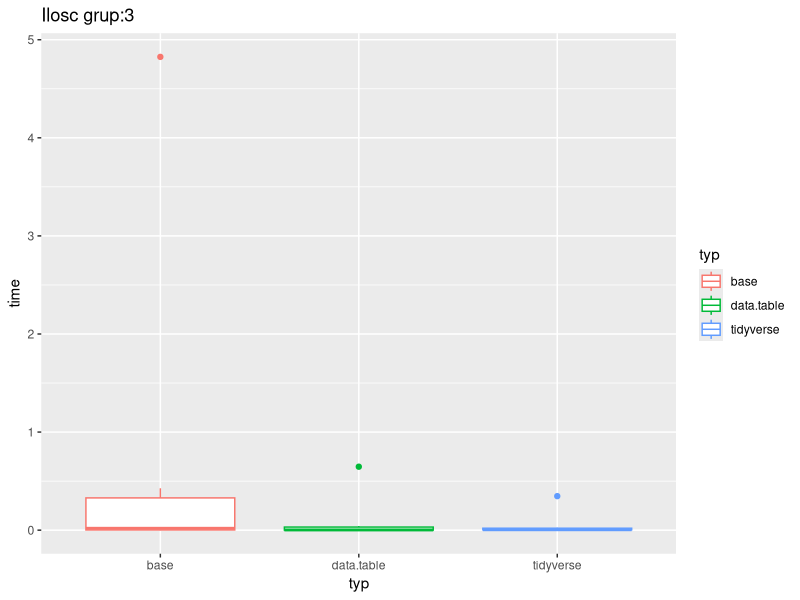
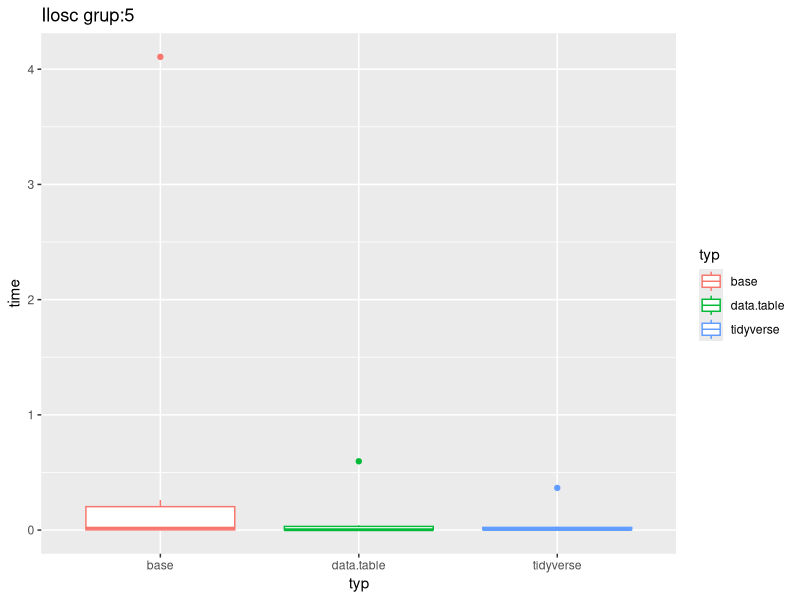
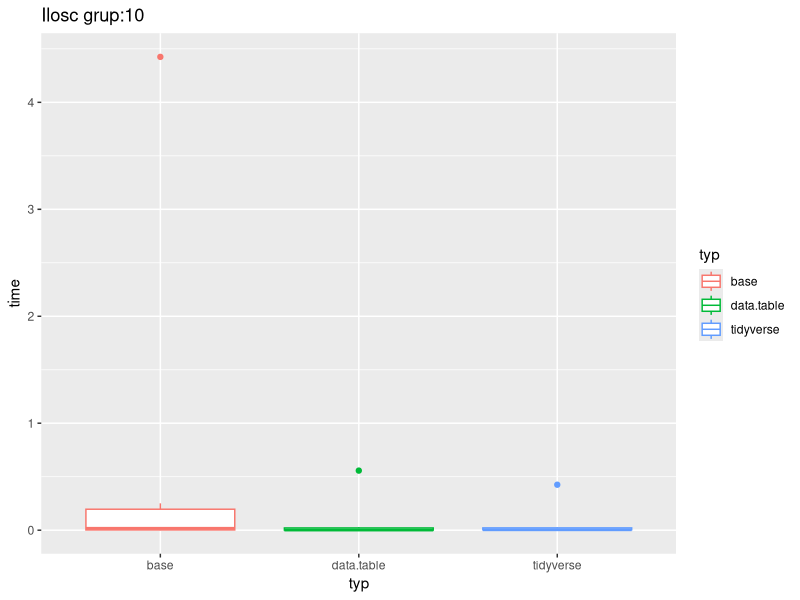
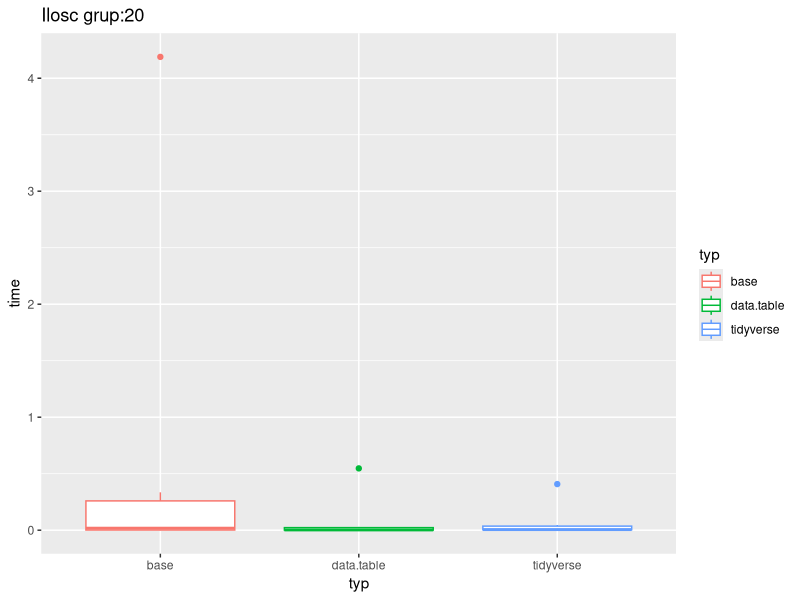

The R script that drew these images, in order:
library(data.table)
library(tidyverse)
library(ggplot2)


benchmark_show <- function(n, G)
{
  
  df <- data.frame(Y = sample(1:n, n), W = sample(1:n, n), Z = sample(1:n, n), X = sample(LETTERS[1:G], n, replace = T))
  tb <- as_tibble(df)
  dt <- as.data.table(df)
  print("Data frame:")
  print(system.time(aggregate(df[,1:3], list(df$X), mean)))
  print("Tibble:")
  print(system.time(tb %>% group_by(X) %>% summarise(mean(Y), mean(W), mean(Z))))
  print("Data table")
  print(system.time(dt[,.(mean(Y), mean(W), mean(Z)), by = X]))
}

benchmark_show(1e7, 20)


benchmark_plot <- function()
{
  #data <- data.frame(time = 0, n = rep(c(1e2, 1e3, 1e4, 1e5, 1e6, 1e7), 12), group = rep(c(3, 5, 10, 20), rep(18, 4)), typ = rep(c("base", "tidyverse", "data.table"), 72))
  data <- data.frame(time = 0, n = 0, group = 0, typ = "a")
  
  for(N in c(1e2, 1e3, 1e4, 1e5, 1e6, 1e7))
  {
    print(N)
    for(G in c(3, 5, 10, 20))
    {
      df <- data.frame(Y = sample(1:N, N), W = sample(1:N, N), Z = sample(1:N, N), X = sample(LETTERS[1:G], N, replace = T))
      tb <- as_tibble(df)
      dt <- as.data.table(df)
      # data %>% 
      #   mutate(time=replace(time , n == N & group == G & typ == "base", system.time(aggregate(df[,1:3], list(df$X), mean))[3])) %>%
      #   as.data.frame()
      data <- rbind(data, data.frame(time = system.time(aggregate(df[,1:3], list(df$X), mean))[3], n = N, group = G, typ ="base"))
      
      # data %>% 
      #   mutate(time=replace(time , n == N & group == G & typ == "tidyverse",system.time(tb %>% group_by(X) %>% summarise(mean(Y), mean(W), mean(Z)))[3])) %>%
      #   as.data.frame()
      data <- rbind(data, data.frame(time = system.time(tb %>% group_by(X) %>% summarise(mean(Y), mean(W), mean(Z)))[3], n = N, group = G, typ ="tidyverse"))
      # data %>% 
      #   mutate(time=replace(time , n == N & group == G & typ == "data.table", system.time(dt[,.(mean(Y), mean(W), mean(Z)), by = X])[3])) %>%
      #   as.data.frame()
      data <- rbind(data, data.frame(time = system.time(dt[,.(mean(Y), mean(W), mean(Z)), by = X])[3], n = N, group = G, typ ="data.table"))
    }
  }

  return(data)
}
data <- benchmark_plot()
data <- data[-1,]
row.names(data) <- NULL

ggplot(data %>% filter(group == 3)) + geom_boxplot(aes(x=typ, y=time, col=typ)) + ggtitle(paste0("Ilosc grup:", 3))
ggplot(data %>% filter(group == 5)) + geom_boxplot(aes(x=typ, y=time, col=typ)) + ggtitle(paste0("Ilosc grup:", 5))
ggplot(data %>% filter(group == 10)) + geom_boxplot(aes(x=typ, y=time, col=typ)) + ggtitle(paste0("Ilosc grup:", 10))
ggplot(data %>% filter(group == 20)) + geom_boxplot(aes(x=typ, y=time, col=typ)) + ggtitle(paste0("Ilosc grup:", 20))
